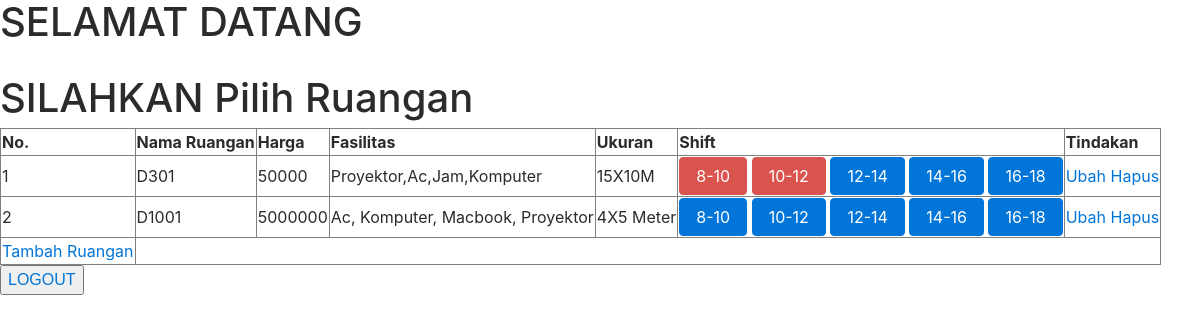
The app's page /admin.php with its own data.
### tables this page shows
CREATE TABLE `ruangan` (
  `RoomID` int(11) NOT NULL,
  `NamaRuangan` varchar(5) NOT NULL,
  `Harga` varchar(100) NOT NULL,
  `Fasilitas` varchar(100) NOT NULL,
  `Ukuran` varchar(10) NOT NULL
);

CREATE TABLE `shift` (
  `ShiftID` int(11) NOT NULL,
  `Keterangan` text NOT NULL,
  `Status` int(11) NOT NULL,
  `Peminjam` varchar(100) NOT NULL,
  `RoomID` int(11) NOT NULL
);

### admin.php (the view, shortened to what this page needs)
<?php
try{
	include "koneksi.php";
	$sql = "SELECT * FROM ruangan";
	$hasil = $pdo->query($sql);
}catch(PDOException $e){
	echo "Error: ".$e->getMessage();
}
?>
<!DOCTYPE html>
<html>
<head>
	<link rel="stylesheet" href="bootstrap.min.css">
</head>
<body>
	<div>
		<h1>SELAMAT DATANG <?php echo $_SESSION['username']
		?> </h1>
		<br>
		<h1>SILAHKAN Pilih Ruangan</h1>
	<table border="1">
		<thead>
			<tr>
				<th>No.</th>
				<th>Nama Ruangan</th>
				<th>Harga</th>
				<th>Fasilitas</th>
				<th>Ukuran</th>
				<th>Shift</th>
				<th>Tindakan</th>
			</tr>
		</thead>
		<tbody>
			<?php
				$i = 0;
				while ($row = $hasil->fetch()):
				$i++;
			?>
			<tr>
				<td id="<?= $i?>"><?= $i?></td>
				<td><?= $row['NamaRuangan']?></td>
				<td><?= $row['Harga']?></td>
				<td><?= $row['Fasilitas']?></td>
				<td><?= $row['Ukuran']?></td>
				<td>
				<?php
				$temp = $row['RoomID'];
				$shift = "SELECT * FROM shift WHERE RoomID='$temp'";
				$h = $pdo->query($shift);
				for( $x=0 ; $tampung = $h->fetch() ; $x ++):
					if($tampung['Status'] == 2):
						?>
						<a class="btn btn-danger" href="shift_status.php?button_id=<?php echo $tampung['ShiftID'] ?>&id_ruang=<?php echo $temp?>">
					<?php if($tampung['Status'] == 2)?> <?= $tampung['Keterangan']?></a>
					<?php else: ?>
					<a class="btn btn-primary" href="konfirmasi.php?button_id=<?php echo $tampung['ShiftID'] ?>&id_ruang=<?php echo $i?>">
					<?php if($tampung['Status'] == 2)?> <?= $tampung['Keterangan']?></a>
					<?php
					endif;
					endfor; ?>
				</td>
				<td>
					<a href="update_form.php?id=<?= $row['RoomID'];?>">Ubah</a>
					<a href="delete_proses.php?id=<?= $row['RoomID'];?>">Hapus</a>
				</td>
			</tr>
		<?php endwhile; ?>
		<tr>
			<td><a href="create_form.php">Tambah Ruangan</a></td>
		</tr>
		</tbody>
	</table>
	</div>
	<div>
		<button><a href="Login.php">LOGOUT</button>
	</div>
</body>
</html>

### records on screen
ruangan: NamaRuangan "D301", Harga "50000", Fasilitas "Proyektor,Ac,Jam,Komputer", Ukuran "15X10M"
shift: Keterangan "8-10"
shift: Keterangan "10-12"
shift: Keterangan "12-14"
shift: Keterangan "14-16"
shift: Keterangan "16-18"
ruangan: NamaRuangan "D1001", Harga "5000000", Fasilitas "Ac, Komputer, Macbook, Proyektor", Ukuran "4X5 Meter"
shift: Keterangan "8-10"
shift: Keterangan "10-12"
shift: Keterangan "12-14"
shift: Keterangan "14-16"
shift: Keterangan "16-18"
